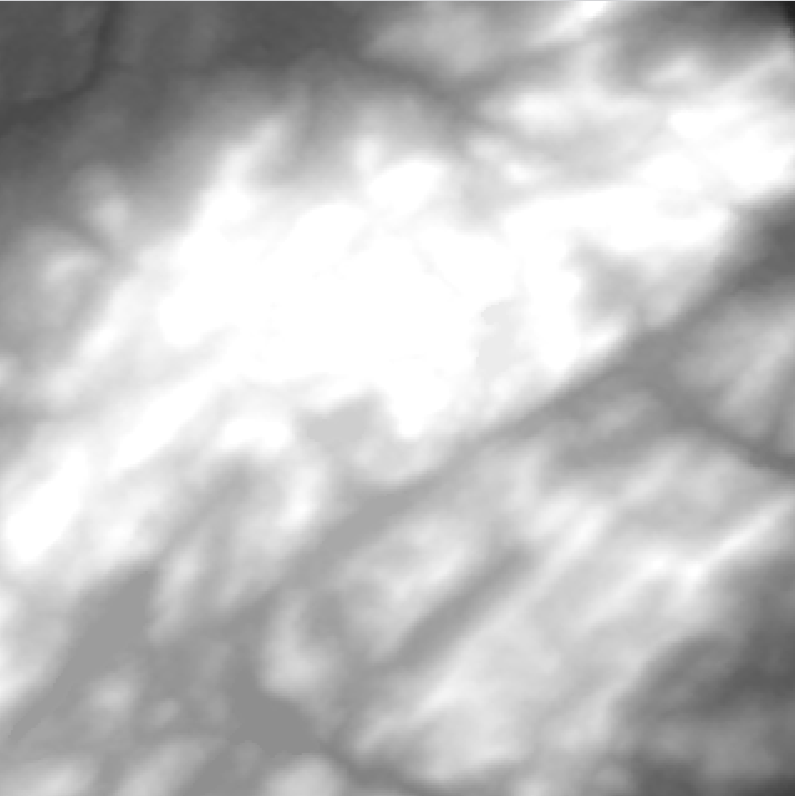
#> input picture Buckner_DEM.png, 795 x 796 px, found by its file name
$ python robo_path.py
#> lines starting #> are read from the running program, lines starting #| are printed output that depends on the picture
import numpy as np
from os import path
from PIL import Image
import matplotlib.pyplot as plt
import math
from matplotlib.lines import Line2D
from tqdm import tqdm
import csv
import random as random
import pandas as pd

import os
import sys
import math
import time
import numpy as np
from scipy.interpolate import interp1d
from scipy.optimize import minimize
import matplotlib.pyplot as plt

from exenf_alog import direction_of_travel
from exenf_alog import exenf_cost

import heapq


csv_file = "arcs_11_11_test.csv"
"""
-------------------------------------------------------------------------------
Universals
-------------------------------------------------------------------------------
"""
speed_dic = {'walking': 1.4, 'crawling': .1, 'sneaking': .75, 'crawling_sneaking':.5, 'walking_sneaking':1, 'robo':1} #VALIDATE THESE SPEEDS THROUGH TESTING!
height_dic = {'walking': 1.8, 'crawling': 1, 'sneaking': .15, 'crawling_sneaking':1, 'walking_sneaking':1.8, 'robo':2} #CONFIRM HEIGHTS
transition_time_dic = {'crawling_sneaking': 2, 'walking_sneaking': .5} #CONFIRM THESE TIMES IN SECONDS!
seeker_orientation_uncertainty = {'human': (62*np.pi/180)+np.pi/2, 'bunker': 62*np.pi/180} #Enemy capabilities will influence this (among other things), will likely need to expand dictionary and definitions for each key
point_source_dic ={'walking' : np.array([40/3, 20]), 'sneaking' : np.array([30/3, 15]), 'crawling' : np.array([20/3, 10]), 'crawling_sneaking':np.array([30/3, 15]), 'robo' : np.array([40/3, 20])}
"""
-------------------------------------------------------------------------------
User Input
-------------------------------------------------------------------------------
"""
#Relative PATH in GitHub Project
file_path = '..\\OTP Figures\\'
file_name=file_path+"Buckner" #map identifier
desired_lower_left_corner = (200, 200) #Given an image, assuming the bottom left corner is the origin, what is the bottom left corner of the map you want to look at
desired_upper_right_corner = (400, 400) #Given an image, assuming the bottom left corner is the origin, what is the bottom left corner of the map you want to look at
step_size=10  #desired distance, in meters, between nodes CANNOT BE TOO LARGE OR WILL CAUSE OverflowError when determining probability
# seekers ={1: [(5,5), 5, 0, seeker_orientation_uncertainty['human']]}
seekers={1 : [(50,50), 15, 0, seeker_orientation_uncertainty['human']], 2 : [(100,150), 15, -np.pi/2, seeker_orientation_uncertainty['human']], 3 : [(150,50), 10, 3*np.pi/4, seeker_orientation_uncertainty['bunker']]}
# #{seeker ID number : [ (x,y), location uncertanty, orientation, orientation certainty ], next seeker : [...], ...}
fog_coef = 0

#Travel Time (s)
travel_time = 20

#Platform Name
platform_name = 'moose'

#Added Mass (kg)
added_mass = 513

#Wind Velocity (m/s)
wind_velocity = 0

#Originating Wind Direction (deg)
wind_direction = 0

"""
-------------------------------------------------------------------------------
MAJ Kendall Test Input
-------------------------------------------------------------------------------
"""
# [7 lines of commented-out code are left out]
"""
-------------------------------------------------------------------------------
Universal Calculations and Objects
-------------------------------------------------------------------------------
"""

elevation_map = Image.open(file_name+"_DEM.png") #read elevation map
#> elevation_map is the input picture: PIL image 795x796 RGBA; mean R, G, B, A 190.9, 190.9, 190.9, 255
vegetation_map = Image.open(file_name+"_NDVI.png") #read vegetation map
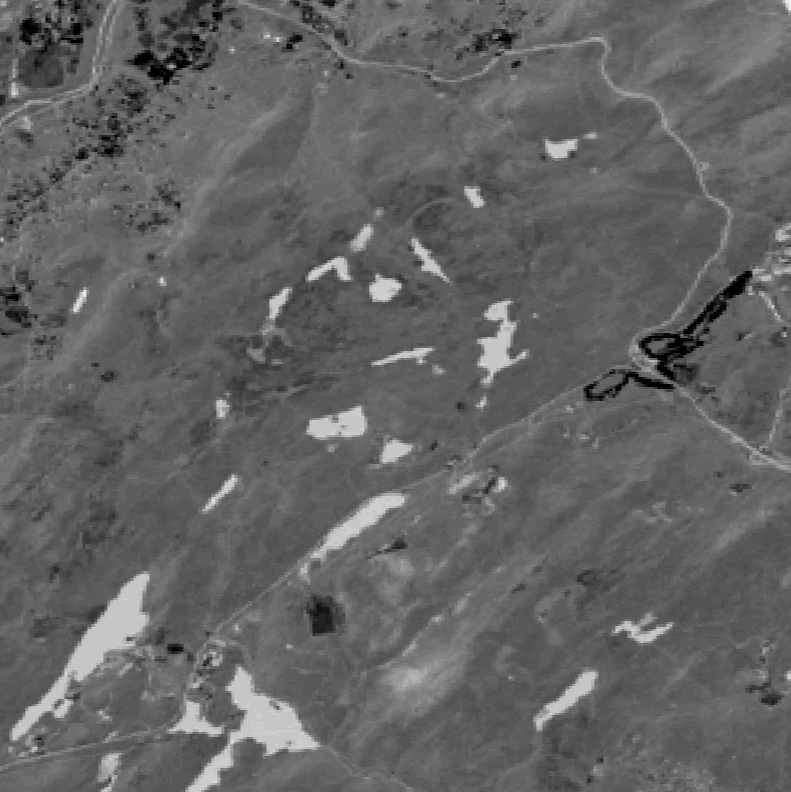
#> input picture Buckner_NDVI.png, 791 x 792 px, found by its file name
#> vegetation_map is the input picture: PIL image 791x792 RGBA; mean R, G, B, A 99.4, 99.4, 99.4, 255
satelite_map = Image.open(file_name+".png")
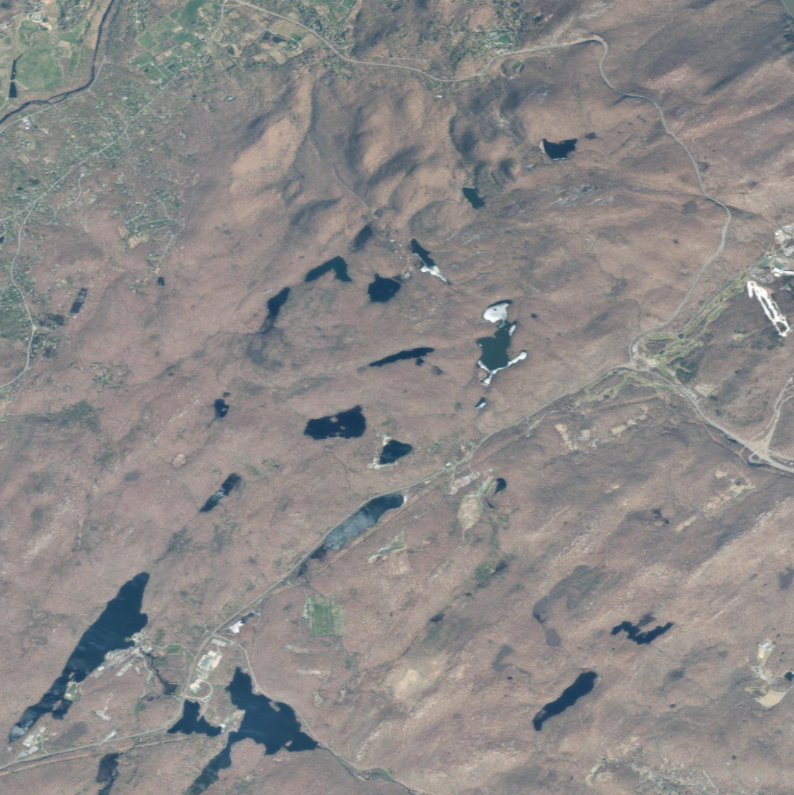
#> input picture Buckner.png, 794 x 795 px, found by its file name
#> satelite_map is the input picture: PIL image 794x795 RGBA; mean R, G, B, A 139.9, 137.1, 136.2, 255
max_elevation=603 #max elevation on the map (CAN WE READ THIS FROM A CSV or .txt?)
map_width_meters=3000 #how wide is the map in meters (CAN WE READ THIS FROM A CSV or .txt?) CHANGE TO 800 FOR desert
map_length_meters=2999 #how long is the map in meters (CAN WE READ THIS FROM A CSV or .txt?) CHANGE TO 500 FOR desert
desired_map_width = desired_upper_right_corner[0]-desired_lower_left_corner[0] #Determine the desired map width
desired_map_length = desired_upper_right_corner[1]-desired_lower_left_corner[1] #Determine the desired map length
left, top, right, bottom = [desired_lower_left_corner[0],map_length_meters-desired_upper_right_corner[1],desired_upper_right_corner[0],map_length_meters-desired_lower_left_corner[1]] #translate into image coordinates (flipped y-axis)
map_width_pixels, map_length_pixels = elevation_map.size #Get image origional size in pixels
#> map_width_pixels = 795; map_length_pixels = 796
vegetation_map = vegetation_map.resize((map_width_pixels, map_length_pixels)) #Resize vegetation map to elevation map (should only be off by a few pixels)
#> vegetation_map: PIL image 795x796 RGBA
crop_width_scale = map_width_pixels/map_width_meters #Conversion for scaling map x-limits in meters to map corners in pixels
#> crop_width_scale = 0.265
crop_length_scale = map_length_pixels/map_length_meters #Conversion for scaling map y-limits in meters to map corners in pixels
#> crop_length_scale = 0.265
(left, top, right, bottom) = (left*crop_width_scale, top*crop_length_scale, right*crop_width_scale, bottom*crop_length_scale) #Convert requested map edges in meters to pixel edges
#> left = 53; top = 689.8; right = 106; bottom = 742.9

# return these
elevation_map = elevation_map.crop((left, top, right, bottom)) #grab correct elevation map
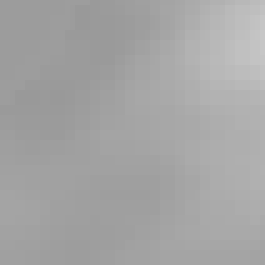
#> elevation_map: PIL image 53x53 RGBA (shown 5 times larger); mean R, G, B, A 164.6, 164.6, 164.6, 255
vegetation_map = vegetation_map.crop((left, top, right, bottom)) #grab correct vegetation map
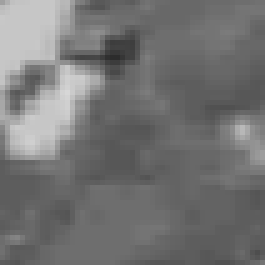
#> vegetation_map: PIL image 53x53 RGBA (shown 5 times larger); mean R, G, B, A 115.5, 115.5, 115.5, 255
map_width_pixels, map_length_pixels = elevation_map.size #get size in pixels
#> map_width_pixels = 53; map_length_pixels = 53
map_width_scale=(map_width_pixels-1)/desired_map_width #calculate scaling factor for converting x coordinate to pixel coordinate
#> map_width_scale = 0.26
map_length_scale=(map_length_pixels-1)/desired_map_length #calculate scaling factor for converting y coordinate to pixel coordinate
#> map_length_scale = 0.26
nodes_wide=int(desired_map_length/step_size)+1 #how many node columns
nodes_long=int(desired_map_length/step_size)+1 #how many node rows


chance_snow = 0
chance_rain = 0
fog = 0

background_noise = 50

def my_function_to_test():
    return 1+1

# [222 lines left out: functions plot_sattelite, plot_path, detection_fields, read_XK, remove_duplicates, not called in this run]
"""
---------------------------------ROBO-------------------------------------------
"""
# [195 lines left out: functions get_arcs_robo, csv_to_dict, create_node_field_robo, get_adjacent_nodes, not called in this run]

def classify_node(position_i):
    pass

# [61 lines left out: function plot_contour, not called in this run]


"""
-------------------------------------------------------------------------------
Generate Outputs
-------------------------------------------------------------------------------
"""

# [612 lines left out: functions write_csv_files, get_ordered_arcs, get_triangle_sets, get_ins_outs, pad_to_length, get_visual_detection_2 and 14 more, not called in this run]

# ----------------------------

import numpy as np
import random
import matplotlib.pyplot as plt
import matplotlib.patches as patches


# [140 lines left out: functions get_node_id_master, get_node_id_vector, get_node_vector, get_master_id, adjacency_matrix, zerom, not called in this run]

class Vector_2D(object):
    # [189 lines left out: functions __init__, mag, __add__, __sub__, __mul__, angle_between and 9 more, not called in this run]

def euclidean_distance(a, b):
    return math.sqrt((a[0] - b[0])**2 + (a[1] - b[1])**2)

def index_to_coordinates(index, width):
    # Convert a single index to x, y coordinates based on the width of the grid
    return (index % width, index // width)


# [67 lines left out: functions a_star_search_hueristic, smooth_path, not called in this run]

import matplotlib.pyplot as plt
import matplotlib.patches as patches


# [12 lines of commented-out code are left out]

import numpy as np

# [66 lines left out: function arc_ID, not called in this run]
